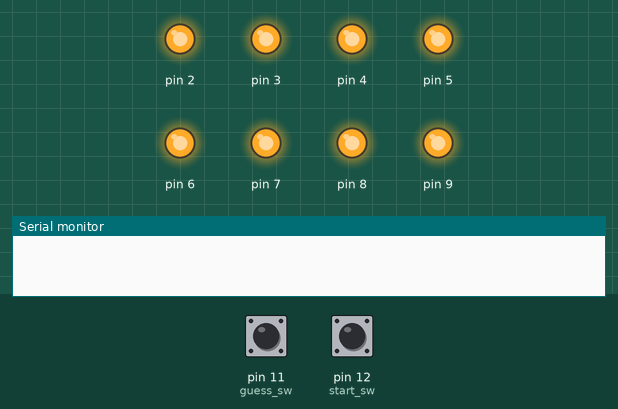
This sketch was run on a simulated Arduino Uno, built with avr-gcc and run on an emulated ATmega328P. Shown: output pins drawn as LEDs (lit = HIGH), the last lines printed to the serial monitor. Dashed ring = blinking. Inputs (shaded band) come from the test bench; at power-on: pin 11 (guess_sw) LOW, pin 12 (start_sw) LOW. Random numbers use the default seed unless the sketch sets one.

Above: at 1.2 s.
1.3 s: pin 11 (guess_sw) pulled HIGH for 1 s
At 1.5 s:
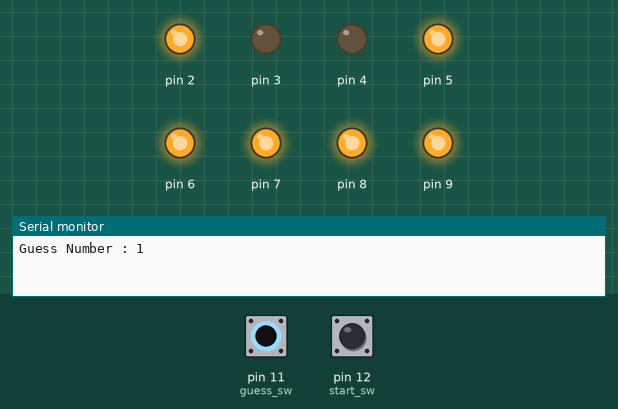
At 3.4 s:
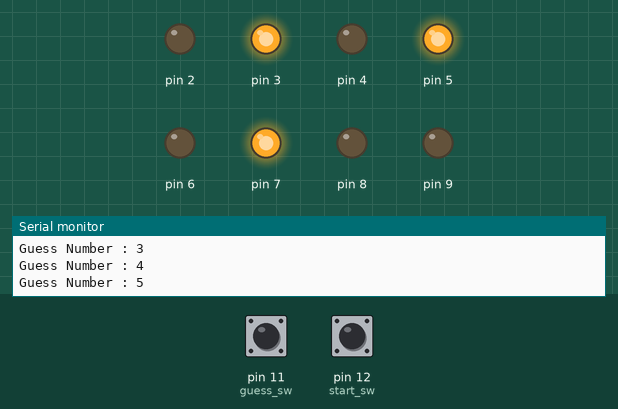
3.8 s: pin 12 (start_sw) pulled HIGH for 0.25 s
At 11.2 s:
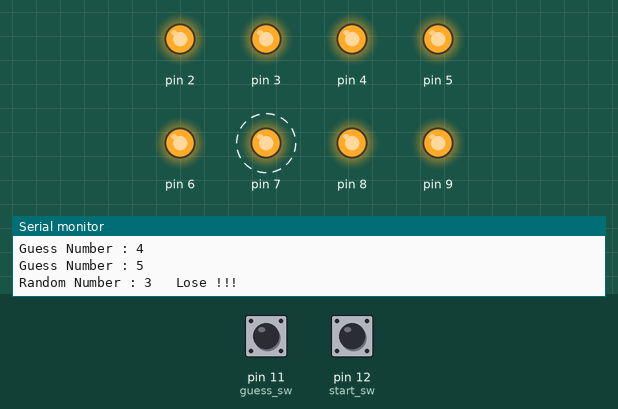
Timing chart, 0 to 12.7 s (numbered marks = the images above; inputs shaded):
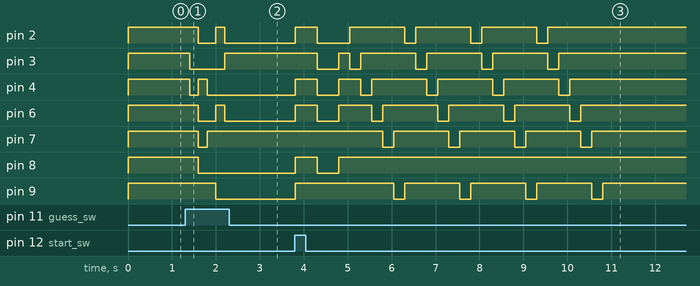

Measured:
- after the input at 1.3 s, pin 2, pin 6: HIGH → LOW after 0.30 s, → HIGH 0.40 s later, → LOW 0.20 s later; pin 3: HIGH → LOW after 0.10 s, → HIGH 0.80 s later; pin 4: HIGH → LOW after 0.10 s, → HIGH 0.20 s later, → LOW 0.20 s later; pin 7: HIGH → LOW after 0.30 s, → HIGH 0.20 s later; pin 8: HIGH → LOW after 0.30 s
- after the input at 3.8 s, pin 2: goes HIGH 0.50 s, LOW 0.75 s, 3 × (HIGH 1.3 s, LOW 0.25 s), then HIGH, starting at once; pin 3: goes LOW 0.50 s, HIGH 0.25 s, 3 × (LOW 0.25 s, HIGH 1.3 s), LOW 0.25 s, then HIGH, starting after 0.50 s

The sketch:

Assignment__2.ino
```cpp
#define guess_sw 11
#define start_sw 12
#define pressed 1

int read_sw1, read_sw2;
int random_num, guess_num=0;

int No[][8]={
  {0,1,1,0,0,0,0,0},
  {1,1,0,0,1,1,1,0},
  {1,1,1,0,1,0,1,0},
  {0,1,1,0,0,0,1,1},
  {1,0,1,0,1,0,1,1},
    {1,0,1,0,1,1,1,1}};

void setup()
{
  Serial.begin(9600);
  for(int i=2;i<=9;i++)
  {
    pinMode(i,OUTPUT);
    digitalWrite(i,HIGH);
  }
  pinMode(11,INPUT);
  pinMode(12,INPUT);

}

void display(int num)
{
  for(int i=0;i<8;i++)
  {
    if(No[num-1][i]==1)
    {
      digitalWrite(i+2,LOW);
    }
    else
    {
      digitalWrite(i+2,HIGH);
    }
  }
}

void off()
{
  for(int i=2;i<=9;i++)
  {
    digitalWrite(i,HIGH);
  }
}

void lose()
{
  for(int i=0; i<4; i++)
  {
     off();
     for(int i=2;i<10;i++)
     {
        if(i!=5&&i!=8)
        {
          digitalWrite(i,LOW);
          delay(250);
          digitalWrite(i,HIGH);
        }
     }
  }
}

void display_random(int guess_num)
{
    random_num=random(1,6);
    off();
    delay(500);

    Serial.print("Random Number : ");
    Serial.print(random_num);

    if(random_num==guess_num)
    {
      Serial.println("   Win !!!");
      for(int i=0;i<8;i++)
      {
        display(random_num);
        delay(250);
        off();
        delay(250);
      }
    }
    else
    {
      Serial.println("   Lose !!!");
      display(random_num);
      delay(500);
      lose();
    }
}

void loop()
{
  read_sw1=digitalRead(guess_sw);
  read_sw2=digitalRead(start_sw);
  if(read_sw1==pressed)
  {
      guess_num++;
    if(guess_num>6)
    {
        guess_num=1;
    }
    display(guess_num);
      Serial.print("Guess Number : ");
      Serial.println(guess_num);
  }
  if(read_sw2==pressed && guess_num!=0)
  {
      display_random(guess_num);
      guess_num=0;
  }
  delay(200);
}
```
